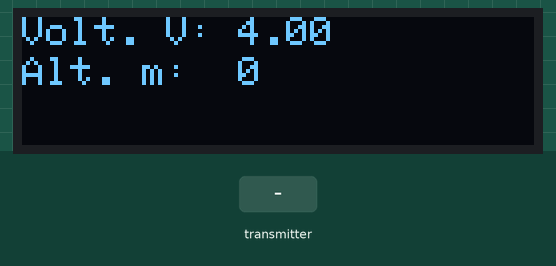
The sketch below on a simulated Arduino Uno, built with avr-gcc and run on an emulated ATmega328P. Shown: 128×32 one-colour display. The test bench sets the inputs (shaded band). No radio packets arrive unless stated.

Above: at 1.2 s.
1.3 s: the transmitter starts sending voltage = 64
At 2.7 s:
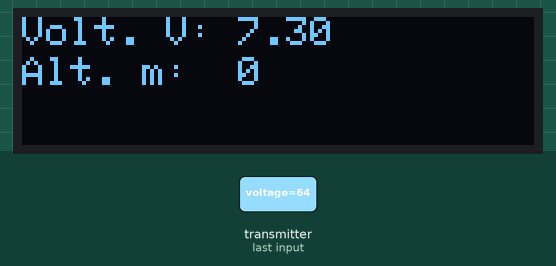
3.1 s: the transmitter starts sending altitude = 256
At 4.4 s:
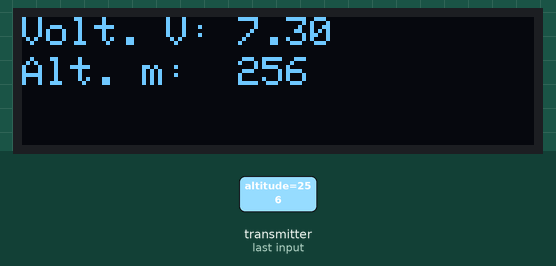
5.1 s: the transmitter starts sending voltage = 0
At 6.1 s:
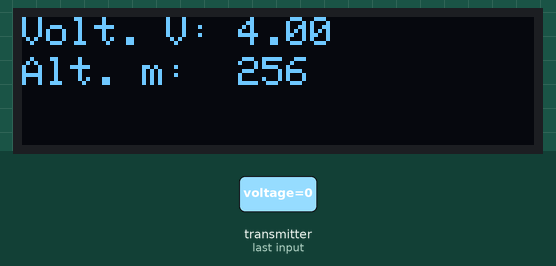
7.1 s: the transmitter starts sending altitude = 512
At 8.9 s:
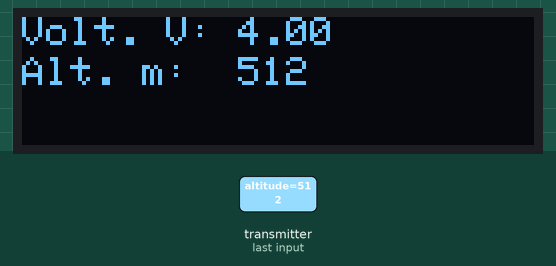
Timing chart, 0 to 10.1 s (numbered marks = the images above; inputs shaded):
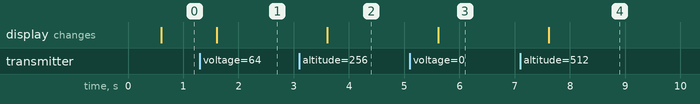

The sketch:

RX_telemetry.ino
```cpp
#include <SPI.h>
#include <nRF24L01.h>
#include <RF24.h>
#include <Wire.h>
#include <Adafruit_GFX.h>
#include <Adafruit_SSD1306.h>

#define SCREEN_WIDTH 128 // OLED display width, in pixels
#define SCREEN_HEIGHT 32 // OLED display height, in pixels
#define OLED_RESET     -1 // Reset pin # (or -1 if sharing Arduino reset pin)
#define SCREEN_ADDRESS 0x3C ///< See datasheet for Address; 0x3D for 128x64, 0x3C for 128x32
Adafruit_SSD1306 display(SCREEN_WIDTH, SCREEN_HEIGHT, &Wire, OLED_RESET);
unsigned long timer = 0;

const byte pipe[3] = "ch2";         // NOTE: The same as in the receiver
RF24 radio(9,10);                       // select CE,CSN pin

struct ResponseSignal {
  byte voltage;
  unsigned int altitude;
};
ResponseSignal responseData;
void setup()
{
  Serial.begin(9600);

  // SSD1306_SWITCHCAPVCC = generate display voltage from 3.3V internally
  if(!display.begin(SSD1306_SWITCHCAPVCC, SCREEN_ADDRESS)) {
    Serial.println(F("SSD1306 allocation failed"));
    for(;;); // Don't proceed, loop forever
  }

  // Clear the buffer
  display.clearDisplay();

                                      //Configure the NRF24 module
  radio.begin();
  radio.openReadingPipe(1,pipe);
  radio.setChannel(100);
  radio.setAutoAck(false);
  radio.setDataRate(RF24_250KBPS);    // The lowest data rate value for more stable communication
  radio.setPALevel(RF24_PA_MAX);      // Output power is set for maximum
  radio.startListening();
  delay(50);
  timer = millis();
}

void loop()
{
  display.clearDisplay();
  while (radio.available()) {
    radio.read(&responseData, sizeof(ResponseSignal));// Receive the data
  }
  if (millis() - timer > 500) {
    timer = millis();
    display.setTextSize(1);
    display.setTextColor(SSD1306_WHITE);        // Draw white text
    display.setCursor(0,0);
    display.print(F("Volt. V: "));
    display.print((0.699 + (2.301/255) * responseData.voltage) * 5.72);
    display.setCursor(0,10);
    display.print(F("Alt. m:  "));
    display.print(responseData.altitude);
    display.display();
  }
}
```

Measured:
- after the input at 1.3 s, the display: changes after 0.30 s (image 1)
- after the input at 3.1 s, the display: changes after 0.51 s (image 2)
- after the input at 5.1 s, the display: changes after 0.51 s (image 3)
- after the input at 7.1 s, the display: changes after 0.52 s (image 4)
